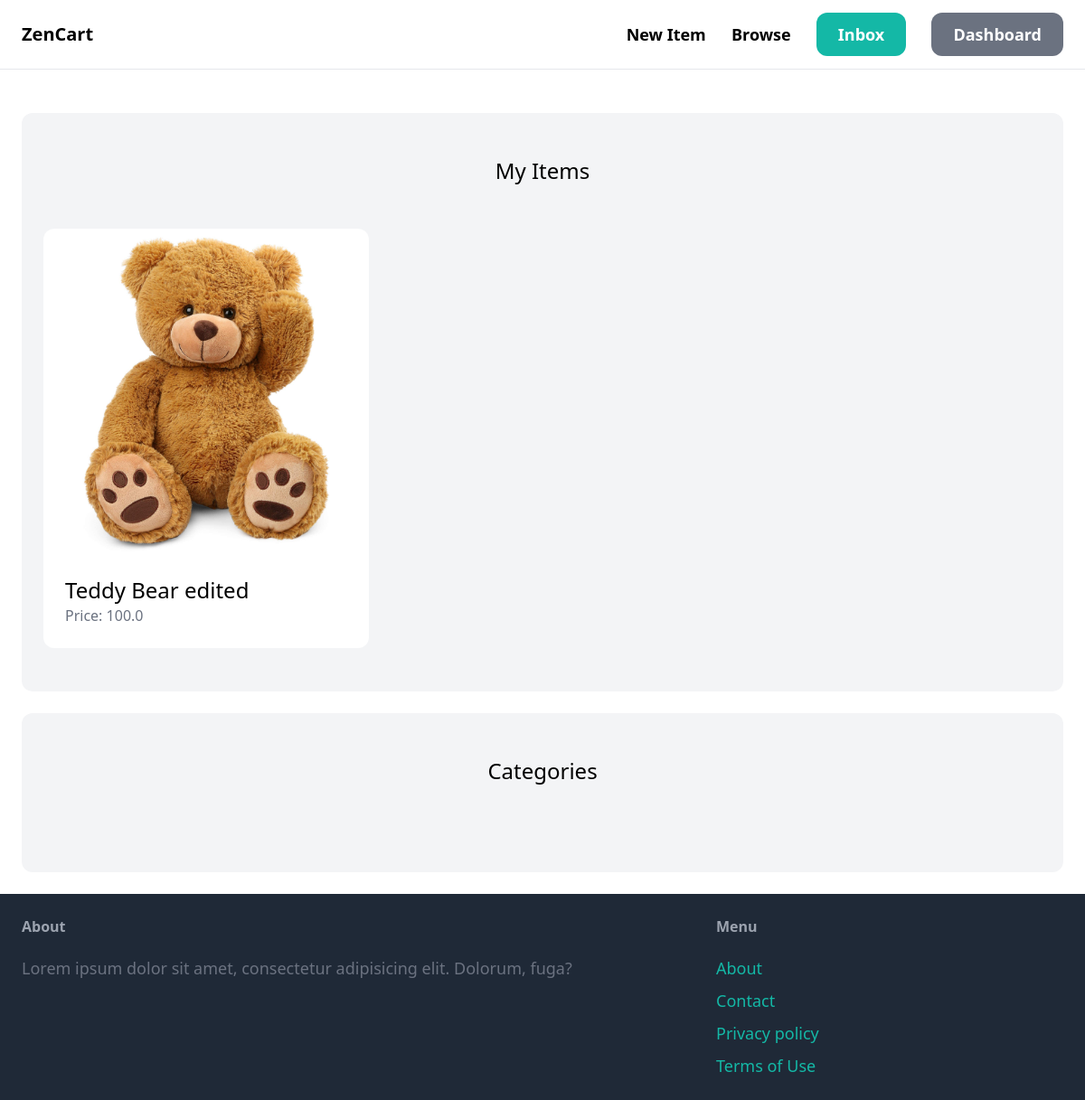
The app's page /dashboard/ (signed in) with its own data.
### item/models.py (models this page shows)
class Item(models.Model):
    category = models.ForeignKey(Category, related_name='items', on_delete=models.CASCADE)
    name = models.CharField(max_length=255)
    description = models.TextField(blank=True, null=True)
    price = models.FloatField()
    image = models.ImageField(upload_to='item_images', blank=True, null=True)
    is_sold = models.BooleanField(default=False)
    created_by = models.ForeignKey(User, related_name='items', on_delete=models.CASCADE)
    created = models.DateTimeField(auto_now_add=True)

### dashboard/views.py (the view)
# urls.py: path('', views.index, name='index'),
@login_required
def index(request):
    items = Item.objects.filter(created_by=request.user)
    return render(request, 'dashboard.html', {
        'items': items
    })

### templates/dashboard.html (shortened to what this page needs)
{% extends 'base.html' %}
{% block content %}
    <div class="mt-6 px-6 py-12 bg-gray-100 rounded-xl">
        <h2 class="mb-12 text-2xl text-center">My Items</h2>
        <div class="grid grid-cols-3 gap-3">
            {% for item in items %}
                <div>
                    <a href="{% url 'item:detail' item.id %}">
                        <div>
                            <img src="{{ item.image.url }}" class="rounded-t-xl">
                        </div>
                        <div class="p-6 bg-white rounded-b-xl">
                            <h2 class="text-2xl">{{ item.name }}</h2>
                            <p class="text-gray-500"> Price: {{ item.price }} </p>
                        </div>
                    </a>
                </div>
            {% endfor %}
        </div>
    </div>
    <div class="mt-6 px-6 py-12 bg-gray-100 rounded-xl">
        <h2 class="mb-12 text-2xl text-center"> Categories </h2>
    </div>
{% endblock %}

### records on screen
Item: image (picture), name "Teddy Bear edited", price "100.0"
